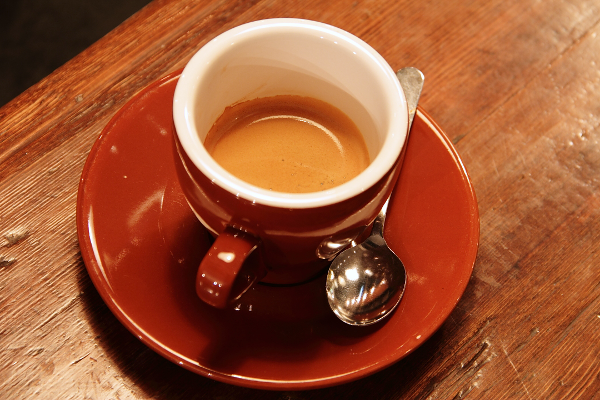
#> input picture skimage.data.coffee(), 600 x 400 px
$ jupyter execute lab3.ipynb
#> lines starting #> are read from the running program, lines starting #| are printed output that depends on the picture; after the words box and inside, x2 and y2 are one past the last pixel; in counts of white or black regions, pixels touching at a corner belong together
# Assignment 3

## Exercise 1: Image in the frequency domain

(a) Select an image and convert it into a grayscale
floating point.

[cell 1]
import numpy as np
import matplotlib.pyplot as plt
import skimage as ski
from matplotlib.colors import LogNorm
from skimage import data
import skimage.color as color
img = ski.img_as_float(data.coffee())
imggr = color.rgb2gray(img)
plt.imshow(imggr, cmap='gray')

(b) Apply the Fourier transformation to the image and display it between appropriate values.

**Ans:** for this section we used *fftpack* from *scipy* library which has a complete package for implementing Fourier and Inverse fourier transforms on an image (generally, a matrix with any dimention).

Also there are some other tools like *fftshift* wihich Shifts the zero-frequency component to the center of the spectrum.

More details about fourier functions are available in [Scipy documentations](https://docs.scipy.org/doc/numpy-1.13.0/reference/routines.fft.html)

[cell 2]
from scipy import fftpack
F = fftpack.fft2(imggr)

(c) Move the origin of the transform to the center of the frequency
rectangle. Display the result with and without logarithmic scale, and describe the differences.

**Exp**: The ***LogNorm*** here used because the great difference in the interval of Fourier transform caused by its nature (has Power Function) base the variation is much more than values that we can show in the display. Thus we used ***Log Normalization*** to be able to handle this amount of variation. Change it from  $10^4$ to $ln(10^4)$  in this specific example.

[cell 3]
sF = fftpack.fftshift(F)

[cell 4]
fig, axes = plt.subplots(1, 2, figsize=(15, 15))
ax = axes.ravel()

ax[0].imshow(np.abs(sF), norm = LogNorm(vmin = 0.1,vmax = 10000), cmap ='gray')
ax[0].set_title("with logarithmic scale")
ax[1].imshow(np.abs(sF), cmap ='gray')
ax[1].set_title("Original")

(d) Calculate the phase angle $\phi$ and display it.

**Exp:** There is function in ***Numpy*** which calculates the phase angle of complex numbers, called ***np.angle()*** here.

Since the Fourier transform causes the complex numbers to appear in our data arrays (Image Matrices) we use ***np.abs(A)*** to show amplitude spectrum and np.abs(A)\**2 to show power spectrum. The phase spectrum is obtained by np.angle(A)

[cell 5]
plt.imshow(np.angle(sF), norm = LogNorm(vmin = 0.1,vmax = 10000), cmap ='gray')

(e) Perform the inverse Fourier transformation.

***Exp:*** We don't use LogNorm scale here because when we do the inverse Fourier Transfom everything will be rescaled again.

[cell 6]
G = fftpack.ifftshift(sF)
g = fftpack.ifft2(G)
plt.imshow(np.abs(g), cmap ='gray')

## Exercise 2: Fourier transformation

Read-in the image $\texttt{wall$\_$bw.jpg}$. This is the wall of the Gerthsen lecture hall in the physics building of the Humboldt University. Apply the Fourier transformation to the image. Can you see
the logo of the Humboldt University?

(Hint: Before applying the FFT the image has to be converted into a
floating point. You have to display the image and the FFT of the image between appropiate values.)

#### exp:
Reading the image with io module from scikit image

[cell 7]
from skimage import io
wall = ski.img_as_float(io.imread('wall_bw.jpg'))
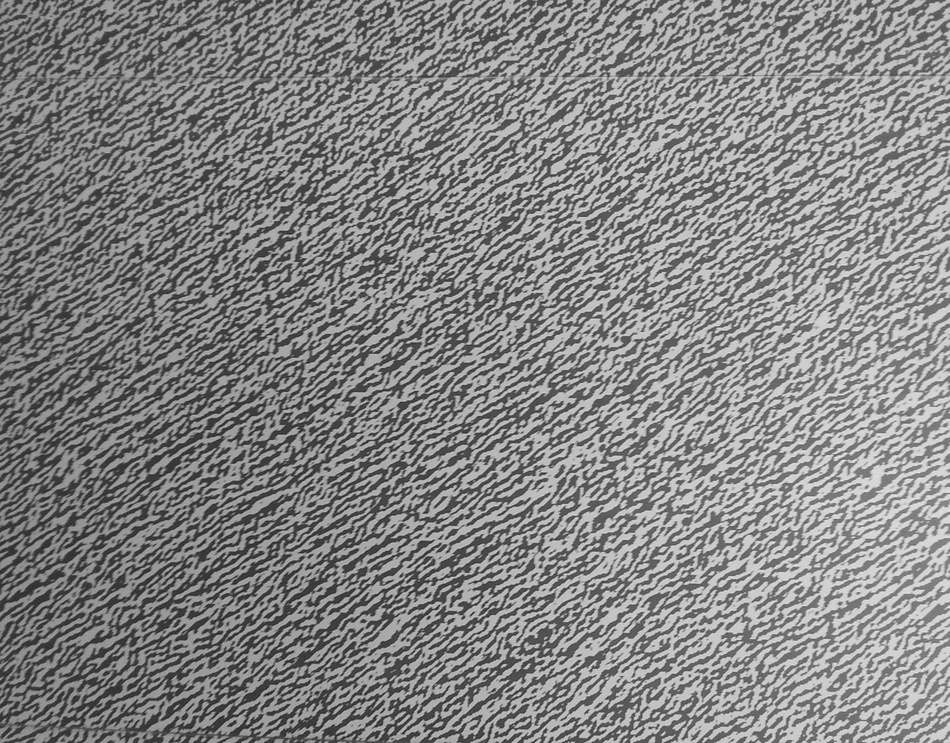
#> input picture lab3/wall_bw.jpg, 950 x 743 px, shrunk from 2300 x 1800 before the run
#> wall: shape (743, 950) float64; min 0.129, max 0.925, mean 0.523
wallgr = color.rgb2gray(wall)
plt.imshow(wallgr, cmap='gray')

[cell 8]
from scipy import fftpack
Fwall = fftpack.fft2(wallgr)

[cell 9]
swall = fftpack.fftshift(Fwall)
from matplotlib.pyplot import figure
#figure(num=None, figsize=(5, 5))
plt.imshow(np.abs(swall), norm = LogNorm(vmin = 0.1,vmax = 10000), cmap ='gray')

## Exercise 3: Filter in the frequency domain

(a)  Select an image of your choice and apply a Fourier transformation to it.

[cell 10]
import numpy as np
import matplotlib.pyplot as plt
import skimage as ski
from matplotlib.colors import LogNorm
from skimage import data
import skimage.color as color
from scipy import ndimage
from scipy import fftpack
import scipy
img = ski.img_as_float(data.astronaut())
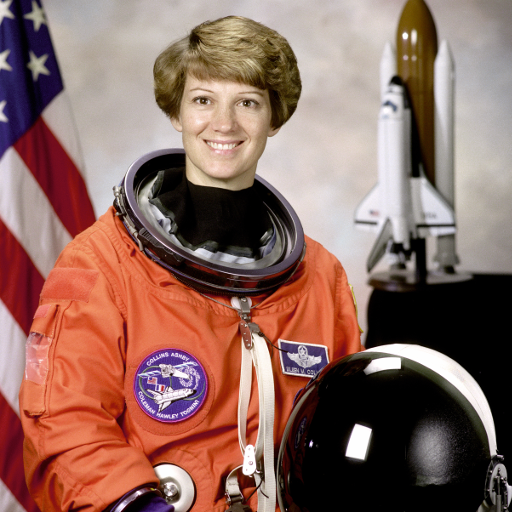
#> input picture skimage.data.astronaut(), 512 x 512 px
#> img: shape (512, 512, 3) float64
imggr = color.rgb2gray(img)
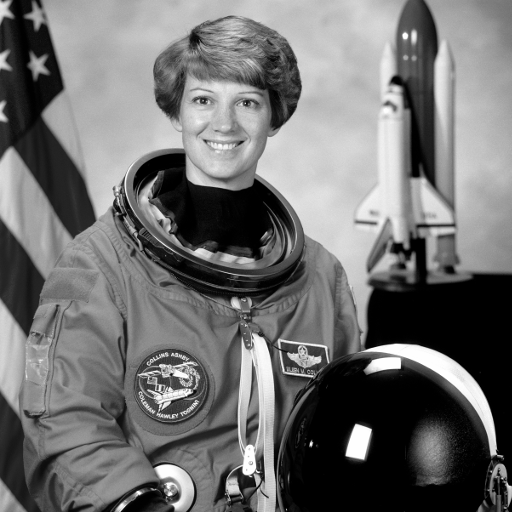
#> imggr: shape (512, 512) float64; min 0, max 1, mean 0.442

(b) Create a $3\times3$ filter in spatial domain that averages the 4-adjacent neighbors of a center point $P(x,y)$ but excludes that point itself from the average.

***Exp:*** First we have to define $3 \times 3$ matrix to meet the needs of the problem as below with use of ***np.array***

$$
\frac{1}{9} \times \left(\begin{array}{cc}
0&1&0\\
1&0&1\\
0&1&0
\end{array}\right)
$$

[cell 11]
P = np.array([[0,1,0],[1,0,1],[0,1,0]])/9
print(P)

(c) Filter the image in spatial domain with filter $P(x,y)$.

***Exp:*** I have implemented the filter on my image by ***ndimage.convolve()*** from ***scipy*** library. Since our filter mask is symmetric the results of convolution and correlation are not different.

As a result, the filtered image becomes blurred because of the filter's nature which is from smoothing filter family.

[cell 12]
filterdImg = ndimage.convolve(imggr, P)
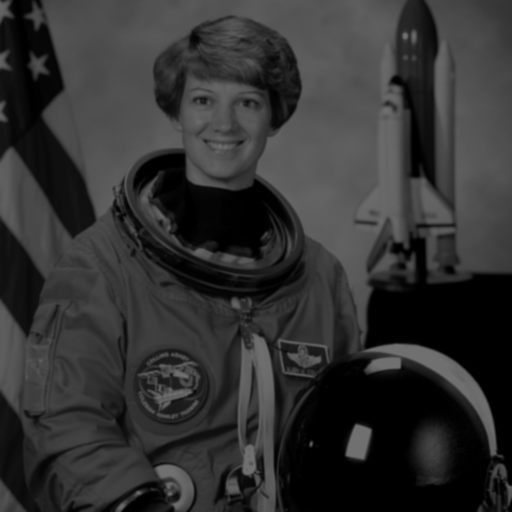
#> filterdImg: shape (512, 512) float64; min 0, max 0.444, mean 0.196
fig, axes = plt.subplots(1, 2, figsize=(15, 15))
ax = axes.ravel()

ax[0].imshow(filterdImg, cmap ='gray')
ax[0].set_title("Filtered")
ax[1].imshow(imggr, cmap= 'gray')
ax[1].set_title("Original grayscale")

(d) Find an equivalent filter $H(u,v)$ in the frequency domain with the same dimensions as the image.

**Exp:** In order to find the equivalent frequency domain filter of $P(x,y)$. I have implemented Fourier transform on matrix $P$ and after that, I have put the dimensions of my image into another ***fft2*** argument which makes the dimensions of filter the same as the image. Both filters are displayed below.

More informations about the ***ff2*** arguments are available in [scypy library documentation](https://docs.scipy.org/doc/numpy-1.13.0/reference/generated/numpy.fft.fft2.html#numpy.fft.fft2)

[cell 13]
s = imggr.shape
#> s = (512, 512)
H0dimention = fftpack.fft2(P)
HImgIimention = fftpack.fft2(P,s) #argument changes the dimenstion
H0shift = fftpack.fftshift(H0dimention)
HDshift = fftpack.fftshift(HImgIimention)

[cell 14]
#show the image
fig, axes = plt.subplots(1, 2, figsize=(15, 15))
ax = axes.ravel()

ax[0].imshow(np.abs(H0shift),cmap ='gray')
ax[0].set_title("3x3 fft filter")
ax[1].imshow(np.abs(HDshift), cmap ='gray')
ax[1].set_title("Image dimention fft filter")

(e) Apply your filter to the image and convert the image back to the spatial domain.

[cell 15]
Fimg = fftpack.fft2(imggr)
Fshimg = fftpack.fftshift(Fimg)
Ffiltered = HDshift*Fshimg
FfilteredShifted = fftpack.ifftshift(Ffiltered)
fimg = fftpack.ifft2(FfilteredShifted)

fig, axes = plt.subplots(1, 3, figsize=(20, 20))
ax = axes.ravel()

ax[0].imshow(np.abs(imggr), cmap ='gray')
ax[0].set_title("original")
ax[1].imshow(np.abs(filterdImg), cmap ='gray')
ax[1].set_title("spatial filter")
ax[2].imshow(np.abs(fimg), cmap ='gray')
ax[2].set_title("Frequency filter")

(f) Show that $H(u,v)$ acts like a lowpass filter.

**Exp:** Bese on the result of $H(u,v)$ (Smoother image) and also the shape of the filter you can infer that the filter passing the low frequencies which are positioned next to the middle part of the image and filtering the high frequencies which are next outer parts of the filter.

[cell 16]
#show the image
fig, axes = plt.subplots(1, 2, figsize=(15, 15))
ax = axes.ravel()

ax[0].imshow(np.abs(fimg), cmap ='gray')
ax[0].set_title("filterd image")
ax[1].imshow(np.abs(HDshift), cmap ='gray')
ax[1].set_title("fft filter")

(g) Compare the results of (c) spatial domain filtering and (e) frequency domain filtering.

**Exp:** I have chosen the subtraction to make the pixels which are different in two filters bolder and as you can see in the result the difference between spatial and frequency filters is shows itself on the edges of the image. Base on the result, the frequency filtered image is sharper near the edges that spatially filtered image.

[cell 17]
plt.imshow(np.abs(fimg-filterdImg),cmap = 'gray')

## Exercise 4: Low-, high-, and bandpass filter in the frequency domain

### Important
I defined **Himplement()** function, apply the filter to the image, to compress the code a little more and avoid repetitive typing. I redefined all the filters base on lowpass filters given in the first section.

[cell 18]
#to apply the filter
def Himplement (H,img):
    shift = ft.fftshift(H)
    Himg = img*shift
    reverse = ft.ifft2(Himg)
    return np.abs(reverse)

(a) Create lowpass filters directly in the frequency domain for the following filter types:

* ideal,
* Butterworth, and
* Gaussian.

Display the filters. Do you see differences?

[cell 19]
import numpy as np
import skimage as ski
from skimage import data
from skimage import color
from skimage import filters
import matplotlib.pyplot as plt
from mpl_toolkits import mplot3d
from matplotlib.colors import LogNorm
from scipy import fftpack
from scipy import fftpack as ft
from scipy import ndimage

Load in the image and transform it into the frequency domain.

[cell 20]
img = ski.img_as_float64(data.chelsea())
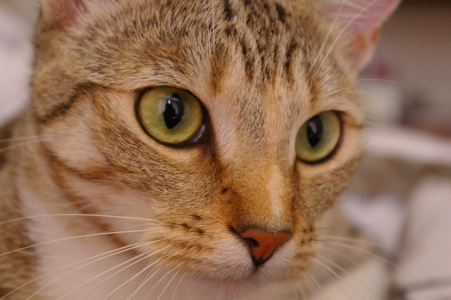
#> input picture skimage.data.chelsea(), 451 x 300 px
#> img: shape (300, 451, 3) float64
gimg = color.rgb2gray(img)
plt.imshow(gimg, cmap='gray')

[cell 21]
fft = fftpack.fft2(gimg)
sfft = fftpack.fftshift(fft)

[cell 22]
s = img.shape
#> s = (300, 451, 3)
M = s[0]
#> M = 300
N = s[1]
#> N = 451

Define the meshgrid:

[cell 23]
def dftuv(M,N):
    u = np.arange(0,M)
    v = np.arange(0,N)
    idx = np.where( u > (M/2) )
    idy = np.where( v > (N/2) )
    u[idx] = u[idx]-M
    v[idy] = v[idy]-N
    [V,U] = np.meshgrid(v,u)
    return(U, V)

Define the Ideal lowpass filter:

[cell 24]
def ideal_lpfilter(U,V,D0):
    s = U.shape
    D = np.sqrt(U**2 + V**2)
    H = np.zeros((s[0], s[1]))
    H[np.where(D <= D0)]=1
    return (H)

Define the Butterworth lowpass filter:

[cell 25]
def butter_lpfilter(U,V,D0, n):
    s = U.shape
    D = np.sqrt(U**2 + V**2)
    H = 1/(1+(D/D0)**(2*n))
    return (H)

Define the Gaussian lowpass filter:

[cell 26]
def gaussian_lpfilter(U,V,D0):
    s = U.shape
    D = np.sqrt(U**2 + V**2)
    H = np.exp(-(D**2)/(2*(D0**2)))
    return(H)

Define $D_0$

[cell 27]
D0 = 0.05*M
#> D0 = 15

Get the meshgrid coordinates:

[cell 28]
[U,V] = dftuv(M, N)

Filter the image with the Butterworth lowpass filter:

[cell 29]
Hb = butter_lpfilter(U,V, D0,1.5)
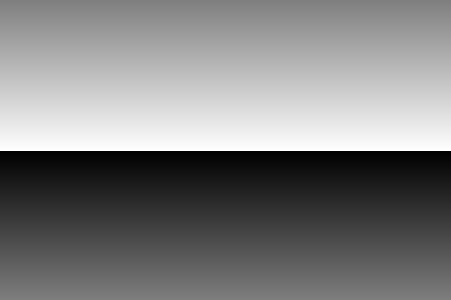
#> U: shape (300, 451) int64; min -149, max 150, mean 0.5; drawn with min black and max white

Display the filter

[cell 30]
fig = plt.figure()
ax = plt.axes(projection='3d')
ax.plot_surface(U, V, Hb, rstride = 10, cstride = 10, cmap='coolwarm')
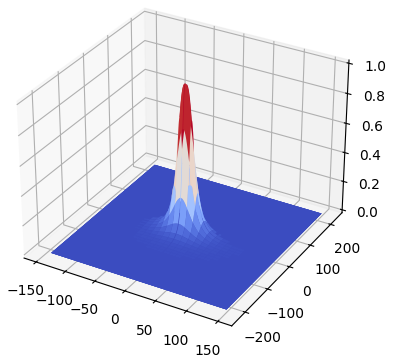
#> figure drawn by matplotlib, 1 panel

(b)  Apply all three filters to an image of your choice and describe the differences.

[cell 31]
#filter defiened
Hi = ideal_lpfilter(U,V,D0)
Hg = gaussian_lpfilter(U,V,D0)
Hb = butter_lpfilter(U,V, D0,3)

[cell 32]
#make the plot
fig, axes = plt.subplots(1, 3, figsize=(20, 20))
ax = axes.ravel()

ax[0].imshow(Himplement(Hi,sfft), cmap ='gray')
#> in Himplement, `shift = ft.fftshift(H)`:
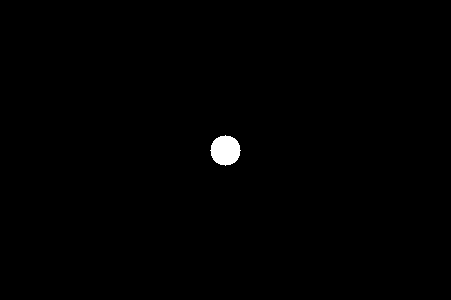
#> shift: shape (300, 451) float64; values 0 (black) and 1 (white), 0.52% white; 1 white region, box (x1, y1, x2, y2) and area: (210, 135, 241, 166) 709
#> in Himplement, `shift = ft.fftshift(H)`: H: shape (300, 451) float64; values 0 (black) and 1 (white), 0.52% white; 4 white regions, box (x1, y1, x2, y2) and area: (0, 0, 16, 16) 193, (436, 0, 451, 15) 177, (0, 285, 15, 300) 177, (437, 286, 451, 300) 162
ax[0].set_title("Ideal")
ax[1].imshow(Himplement(Hg,sfft), cmap ='gray')
ax[1].set_title("Gaussian")
ax[2].imshow(Himplement(Hb,sfft), cmap ='gray')
ax[2].set_title("Butterworth")

fig.tight_layout()
plt.show()

(c) Select on one of the filters and try out different sizes for $D_0$.

[cell 33]
Hg2 = gaussian_lpfilter(U,V,0.01*M)
plt.imshow(Himplement(Hg2,sfft),cmap='gray')
#> in Himplement (call 4), `return np.abs(reverse)`:
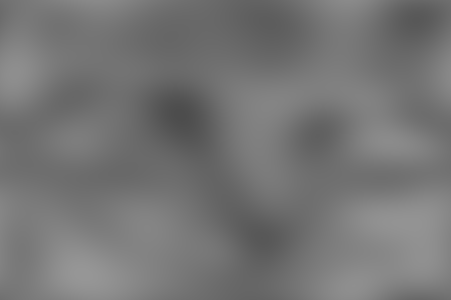
#> returned value: shape (300, 451) float64; min 0.302, max 0.592, mean 0.46

(d) Repeat steps (a) and (b) with highpass filters.

**Exp:** The highpass filters are defined base on formulas in the slids.

[cell 34]
#function fo highpass filter
def ideal_hpfilter(U,V,D0):
    s = U.shape
    D = np.sqrt(U**2 + V**2)
    H = np.zeros((s[0], s[1]))
    H[np.where(D > D0)]=1
    return (H)

def butter_hpfilter(U,V,D0, n):
    s = U.shape
    D = np.sqrt(U**2 + V**2)
    H = 1/(1+(D0/D)**(2*n))
    return (H)

def gaussian_hpfilter(U,V,D0):
    s = U.shape
    D = np.sqrt(U**2 + V**2)
    H = 1 - np.exp(-(D**2)/(2*(D0**2)))
    return(H)

[cell 35]
#apply the filters
HHi = ideal_hpfilter(U,V,D0)
HHb = butter_hpfilter(U,V, D0,3)
HHg = gaussian_hpfilter(U,V,D0)

[cell 36]
#make the plot
fig, axes = plt.subplots(1, 3, figsize=(20, 20))
ax = axes.ravel()

ax[0].imshow(Himplement(HHi,sfft), cmap ='gray')
ax[0].set_title("Ideal")
ax[1].imshow(Himplement(HHg,sfft), cmap ='gray')
ax[1].set_title("Gaussian")
ax[2].imshow(Himplement(HHb,sfft), cmap ='gray')
ax[2].set_title("Butterworth")

fig.tight_layout()
plt.show()

(e) Repeat steps (a) and (b) with bandpass filters.

Exp: In order to apply the bandpass filters, it is compulsory to define the ***Bandreject*** functions and base the equation below we can find all the bandpass filters.

$$H_{BP}(u,v) = 1 - H_{BR}(u,v)$$

Bandreject filters are defined base on *Table 4.3 - page 199 of "Digital image processing using MATLAB"*

[cell 37]
#bandpass filter
def ideal_bpfilter(U,V,D0,W):
    s = U.shape
    D = np.sqrt(U**2 + V**2)
    H = np.zeros((s[0], s[1]))
    H[np.where(D < D0 + (W/2)) and np.where(D > D0 - (W/2))]=1
    return (H)

def butter_bpfilter(U,V,D0, n,W):
    s = U.shape
    D = np.sqrt(U**2 + V**2)
    H = 1 - (1/(1+((W*D)/(D**2 - D0**2))**W*n))
    return (H)

def gaussian_bpfilter(U,V,D0,W):
    s = U.shape
    D = np.sqrt(U**2 + V**2)
    H = 1 - (1 - np.exp(((D**2 - D0**2)/(W*D))**2*-1))
    return(H)

[cell 38]
#set W
W = 30

[cell 39]
BHi = ideal_bpfilter(U,V,D0,W)
BHb = butter_bpfilter(U,V, D0,3,W)
BHg = gaussian_bpfilter(U,V,D0,W)

[cell 40]
#make the plot
fig, axes = plt.subplots(1, 3, figsize=(20, 20))
ax = axes.ravel()

ax[0].imshow(Himplement(BHi,sfft), cmap ='gray')
#> in Himplement (call 8), `shift = ft.fftshift(H)`:
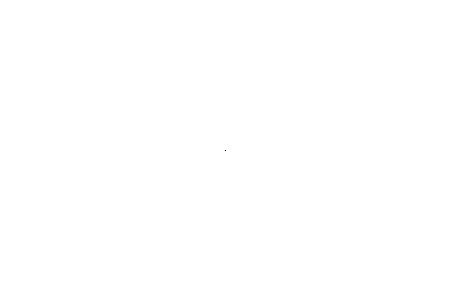
#> shift: shape (300, 451) float64; values 0 (black) and 1 (white), 100% white; black in thin lines or dots, all inside (x1, y1, x2, y2) = (225, 150, 226, 151)
#> in Himplement (call 8), `shift = ft.fftshift(H)`: H: shape (300, 451) float64; values 0 (black) and 1 (white), 100% white; black in thin lines or dots, all inside (x1, y1, x2, y2) = (0, 0, 1, 1)
